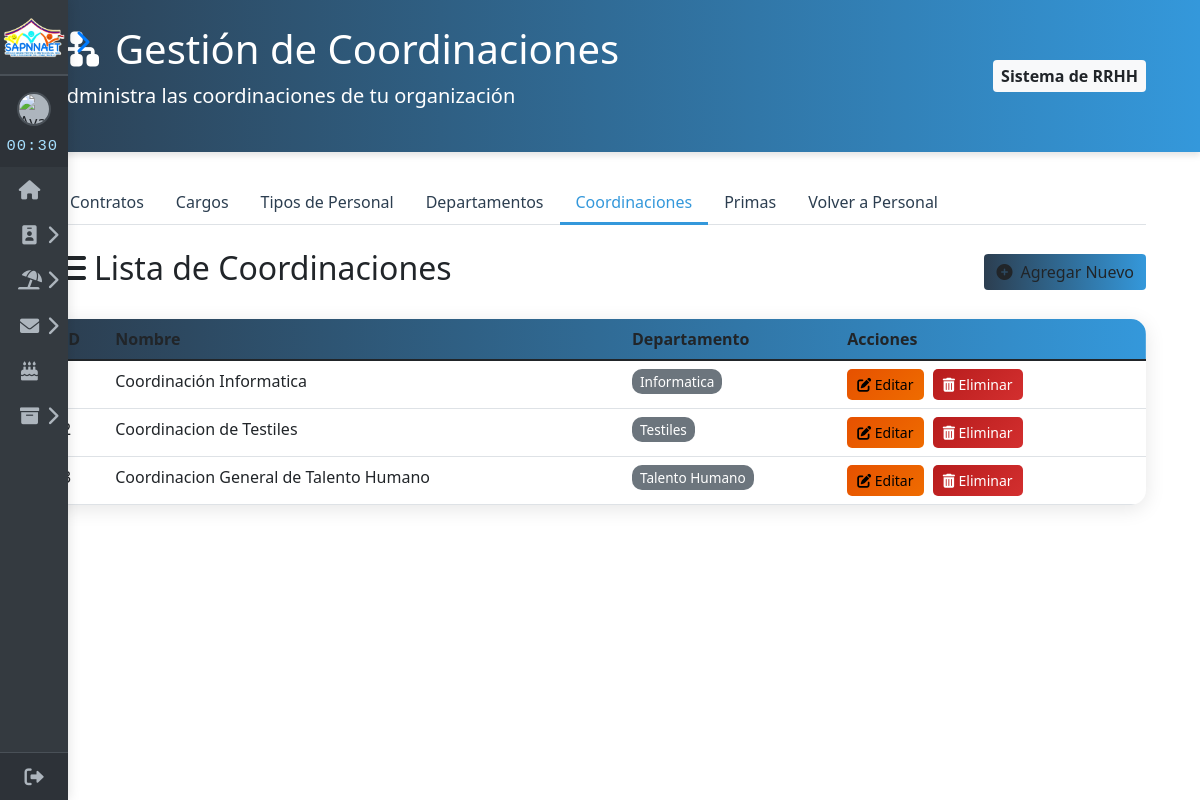
Screenshot of /inicio/gestion/gestion_coordinaciones.php with the database file from the repository.
### tables this page shows
CREATE TABLE `coordinaciones` (
  `id_coordinacion` int NOT NULL AUTO_INCREMENT,
  `nombre` varchar(100) NOT NULL,
  `id_departamento` int DEFAULT NULL,
  PRIMARY KEY (`id_coordinacion`),
  KEY `id_departamento` (`id_departamento`),
  CONSTRAINT `coordinaciones_ibfk_1` FOREIGN KEY (`id_departamento`) REFERENCES `departamentos` (`id_departamento`)
);

CREATE TABLE `departamentos` (
  `id_departamento` int NOT NULL AUTO_INCREMENT,
  `nombre` varchar(100) NOT NULL,
  PRIMARY KEY (`id_departamento`)
);

### inicio/gestion/gestion_coordinaciones.php (the view, shortened to what this page needs)
<?php
require 'conexion/conexion_db.php';
require $_SERVER['DOCUMENT_ROOT']."/proyecto/inicio/sidebar.php";
$sql = "SELECT c.*, d.nombre AS nombre_departamento
        FROM coordinaciones c
        LEFT JOIN departamentos d ON c.id_departamento = d.id_departamento";
$resultado = $conexion->query($sql);
$coordinaciones = $resultado->fetch_all(MYSQLI_ASSOC);
?>
<!DOCTYPE html>
<html lang="es">
<head>
    <link href="https://cdn.jsdelivr.net/npm/bootstrap@5.1.3/dist/css/bootstrap.min.css" rel="stylesheet">
    <link rel="stylesheet" href="https://cdnjs.cloudflare.com/ajax/libs/font-awesome/6.0.0/css/all.min.css">
</head>
<body>
    <div class="header-gradient">
        <div class="container">
            <div class="row align-items-center">
                <div class="col-md-8">
                    <h1><i class="fas fa-sitemap me-3"></i>Gestión de Coordinaciones</h1>
                    <p class="lead">Administra las coordinaciones de tu organización</p>
                </div>
                <div class="col-md-4 text-end">
                    <span class="badge bg-light text-dark fs-6 p-2">Sistema de RRHH</span>
                </div>
            </div>
        </div>
    </div>
    <div class="container">
       <ul class="nav nav-tabs mb-4">
            <li class="nav-item">
                <a class="nav-link" href="gestion_contrato.php">Contratos</a>
            </li>
            <li class="nav-item">
                <a class="nav-link" href="gestion_cargos.php">Cargos</a>
            </li>
            <li class="nav-item">
                <a class="nav-link" href="gestion_tpersonal.php">Tipos de Personal</a>
            </li>
            <li class="nav-item">
                <a class="nav-link" href="gestion_departamentos.php">Departamentos</a>
            </li>
            <li class="nav-item">
                <a class="nav-link active" href="gestion_coordinaciones.php">Coordinaciones</a>
            </li>
            <li class="nav-item">
                <a class="nav-link" href="gestion_primas.php">Primas</a>
            </li>
            <li class="nav-item">
                <a class="nav-link" href="gestion_personal.php">Volver a Personal</a>
            </li>
        </ul>
        <div class="d-flex justify-content-between align-items-center mb-4">
            <h2><i class="fas fa-list me-2"></i>Lista de Coordinaciones</h2>
            <div>
                <button class="btn btn-primary-custom" data-bs-toggle="modal" data-bs-target="#addModal">
                    <i class="fas fa-plus-circle me-2"></i>Agregar Nuevo
                </button>
            </div>
        </div>
        <div class="data-table">
            <?php if (empty($coordinaciones)): ?>
                <div class="alert alert-info text-center">
                    <i class="fas fa-info-circle me-2"></i> No hay coordinaciones registradas.
                </div>
            <?php else: ?>
                <table class="table table-hover mb-0">
                    <thead>
                        <tr>
                            <th>ID</th>
                            <th>Nombre</th>
                            <th>Departamento</th>
                            <th>Acciones</th>
                        </tr>
                    </thead>
                    <tbody>
                        <?php foreach($coordinaciones as $coordinacion): ?>
                            <tr>
                                <td><?= $coordinacion['id_coordinacion'] ?></td>
                                <td><?= htmlspecialchars($coordinacion['nombre']) ?></td>
                                <td>
                                    <?php if ($coordinacion['nombre_departamento']): ?>
                                        <span class="badge-departamento">
                                            <?= htmlspecialchars($coordinacion['nombre_departamento']) ?>
                                        </span>
                                    <?php else: ?>
                                        <span class="text-muted">Sin departamento asignado</span>
                                    <?php endif; ?>
                                </td>
                                <td class="action-buttons">
                                    <button class="btn btn-sm btn-warning edit-btn"
                                            data-id="<?= $coordinacion['id_coordinacion'] ?>"
                                            data-nombre="<?= htmlspecialchars($coordinacion['nombre']) ?>"
                                            data-id_departamento="<?= $coordinacion['id_departamento'] ?>">
                                        <i class="fas fa-edit"></i> Editar
                                    </button>
                                    <button class="btn btn-sm btn-danger delete-btn"
                                            data-id="<?= $coordinacion['id_coordinacion'] ?>"
                                            data-nombre="<?= htmlspecialchars($coordinacion['nombre']) ?>">
                                        <i class="fas fa-trash-alt"></i> Eliminar
                                    </button>
                                </td>
                            </tr>
                        <?php endforeach; ?>
                    </tbody>
                </table>
            <?php endif; ?>
        </div>
    </div>
</body>
</html>

### inicio/sidebar.php (style rules this page uses)
body { margin: 0; font-family: 'Arial', sans-serif; }

### inicio/gestion/gestion_coordinaciones.php (style rules this page uses)
:root { --primary-color: #2c3e50; --secondary-color: #3498db; --danger-color: #dc3545; }
.data-table { background: white; border-radius: 15px; box-shadow: 0 4px 20px rgba(0,0,0,0.1); overflow: hidden; }
.table thead { background: linear-gradient(to right, var(--primary-color), var(--secondary-color)); color: white; }
.nav-tabs .nav-link { border: none; color: var(--primary-color); font-weight: 500; }
.nav-tabs .nav-link.active { border-bottom: 3px solid var(--secondary-color); color: var(--secondary-color); }
.header-gradient { background: linear-gradient(to right, var(--primary-color), var(--secondary-color)); color: white; padding: 25px 0; margin-bottom: 30px; box-shadow: 0 4px 6px rgba(0,0,0,0.1); }
.btn-primary-custom { background: linear-gradient(to right, var(--primary-color), var(--secondary-color)); border: none; transition: all 0.3s ease; }
.btn-danger { background: linear-gradient(135deg, #b71c1c, #d32f2f); border: none; }
.btn-warning { background: linear-gradient(135deg, #e65100, #ef6c00); border: none; }
.action-buttons .btn { margin-right: 5px; padding: 5px 10px; border-radius: 5px; }
.badge-departamento { background-color: #6c757d; color: white; padding: 3px 8px; border-radius: 10px; font-size: 0.85rem; }

### rows the page displays
coordinaciones: nombre "Coordinación Informatica", id_departamento.nombre "Informatica"
coordinaciones: nombre "Coordinacion de Testiles", id_departamento.nombre "Testiles"
coordinaciones: nombre "Coordinacion General de Talento Humano", id_departamento.nombre "Talento Humano"
